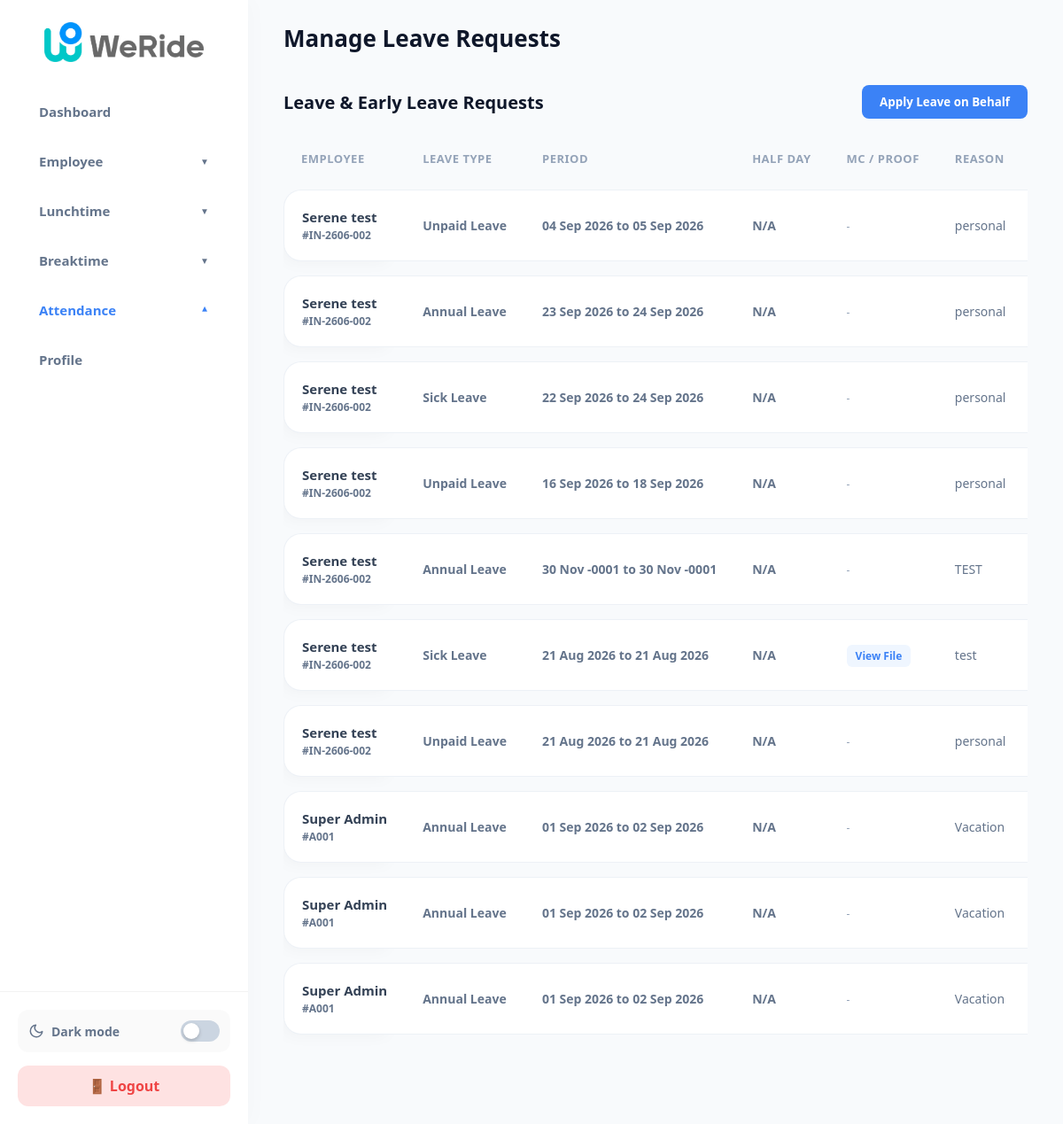
Page /manage_leave_requests.php (signed in) on the committed database.
### tables this page shows
CREATE TABLE `leave_requests` (
  `id` int(11) NOT NULL AUTO_INCREMENT,
  `emp_id` varchar(50) NOT NULL,
  `leave_type` varchar(50) NOT NULL,
  `start_date` date NOT NULL,
  `start_time` time DEFAULT NULL,
  `end_date` date NOT NULL,
  `end_time` time DEFAULT NULL,
  `reason` text DEFAULT NULL,
  `status` enum('pending','approved','rejected') DEFAULT 'pending',
  `application_date` date DEFAULT NULL,
  `created_at` timestamp NOT NULL DEFAULT current_timestamp(),
  `duration` varchar(50) DEFAULT '1 day',
  `mc_attachment` varchar(255) DEFAULT NULL,
  `reviewed_by` varchar(50) DEFAULT NULL,
  `reviewed_at` datetime DEFAULT NULL,
  `rejection_reason` text DEFAULT NULL,
  PRIMARY KEY (`id`),
  KEY `emp_id` (`emp_id`)
);

CREATE TABLE `employees` (
  `id` int(11) NOT NULL AUTO_INCREMENT,
  `emp_id` varchar(50) NOT NULL,
  `welabel_id` varchar(100) DEFAULT NULL,
  `name` varchar(100) NOT NULL,
  `password` varchar(255) DEFAULT NULL,
  `employment_type` varchar(50) NOT NULL,
  `role` varchar(50) DEFAULT 'employee',
  `lunch_window` varchar(50) DEFAULT '12:00-13:00',
  `created_at` timestamp NOT NULL DEFAULT current_timestamp(),
  `phone_number` varchar(20) DEFAULT NULL,
  `login_attempts` int(11) DEFAULT 0,
  `lockout_time` datetime DEFAULT NULL,
  `phone_verified` tinyint(1) DEFAULT 0,
  `phone_verification_code` varchar(10) DEFAULT NULL,
  `phone_verification_expiry` datetime DEFAULT NULL,
  `leave_status` varchar(50) DEFAULT 'active',
  `onboarding_date` date DEFAULT NULL,
  `annual_leave_quota` int(11) DEFAULT 14,
  `sick_leave_quota` int(11) DEFAULT 14,
  `unpaid_leave_quota` int(11) DEFAULT 30,
  `shift_start` time DEFAULT '09:00:00',
  `shift_end` time DEFAULT '18:00:00',
  `department` varchar(100) DEFAULT 'General',
  `annual_leave_balance` int(11) DEFAULT 14,
  `sick_leave_balance` int(11) DEFAULT 14,
  `shift_hour` varchar(20) DEFAULT '09:00-18:00',
  `group_leader_id` varchar(50) DEFAULT NULL,
  `casual_leave_balance` int(11) DEFAULT 7,
  PRIMARY KEY (`id`),
  UNIQUE KEY `emp_id` (`emp_id`),
  UNIQUE KEY `unique_emp_id` (`emp_id`),
  UNIQUE KEY `emp_id_2` (`emp_id`),
  UNIQUE KEY `emp_id_3` (`emp_id`)
);

### manage_leave_requests.php (the view, shortened to what this page needs)
<?php
include 'db_connect.php';
$leaves_sql = "
    SELECT l.*, e.name, e.employment_type
    FROM leave_requests l
    JOIN employees e ON l.emp_id = e.emp_id
    ORDER BY CASE WHEN l.status = 'pending' THEN 1 ELSE 2 END, l.created_at DESC
";
$leaves_result = mysqli_query($conn, $leaves_sql);
?>
<!DOCTYPE html>
<html lang="en">
<head>
    <link rel="stylesheet" href="assets/css/dark_mode.css?v=<?php echo time(); ?>">
    <link rel="stylesheet" href="assets/css/global_fixes.css?v=<?php echo time(); ?>">
</head>
<body class="<?php echo isset($_COOKIE['theme']) && $_COOKIE['theme'] === 'dark' ? 'dark-mode' : ''; ?>">
    <?php include 'sidebar.php'; ?>
    <main class="main-content">
        <header class="topbar">
            <div class="page-title">Manage Leave Requests</div>
        </header>
        <div class="content">
            <div style="display: flex; justify-content: space-between; align-items: center; margin-bottom: 10px; margin-top: 10px;">
                <h2 class="section-header" style="margin:0;">Leave & Early Leave Requests</h2>
                <button onclick="document.getElementById('forceActionModal').style.display='flex'" class="text-white" style="background: #3b82f6;  border: none; padding: 10px 20px; border-radius: 8px; font-weight: bold; cursor: pointer;">Apply Leave on Behalf</button>
            </div>
            <div class="table-container">
                <table>
                    <thead>
                        <tr>
                            <th>Employee</th>
                            <th>Leave Type</th>
                            <th>Period</th>
                            <th>Half Day</th>
                            <th>MC / Proof</th>
                            <th>Reason</th>
                            <th>Status</th>
                        </tr>
                    </thead>
                    <tbody>
                        <?php if ($leaves_result && mysqli_num_rows($leaves_result) > 0): ?>
                            <?php while ($row = mysqli_fetch_assoc($leaves_result)): ?>
                                <tr>
                                    <td><b style="font-size: 15px;"><?php echo htmlspecialchars($row['name']); ?></b><br><span style="font-weight: 600; font-size: 12px;" class="text-muted">#<?php echo htmlspecialchars($row['emp_id']); ?></span></td>
                                    <td><span style="font-weight:700;" class="text-muted"><?php echo htmlspecialchars($row['leave_type']); ?></span></td>
                                    <td style="font-weight: 600;" class="text-muted"><?php echo date('d M Y', strtotime($row['start_date'])); ?> to <?php echo date('d M Y', strtotime($row['end_date'])); ?></td>
                                    <td style="font-weight: 600;" class="text-muted"><?php echo htmlspecialchars($row['half_day_type'] ?? 'N/A'); ?></td>
                                    <td>
                                        <?php if (!empty($row['mc_attachment'])): ?>
                                            <a href="<?php echo htmlspecialchars($row['mc_attachment']); ?>" target="_blank" style="background: #eff6ff; color:#3b82f6; text-decoration:none; padding: 4px 10px; border-radius: 6px; font-size:12px; font-weight:700;">View File</a>
                                        <?php else: ?>
                                            <span style="color:#94a3b8; font-size:12px;">-</span>
                                        <?php endif; ?>
                                    </td>
                                    <td class="text-muted"><?php echo htmlspecialchars($row['reason']); ?></td>
                                    <td><span class="badge bg-<?php echo strtolower($row['status']); ?>"><?php echo strtoupper($row['status']); ?></span></td>
                                </tr>
                            <?php endwhile; ?>
                        <?php else: ?>
                            <tr><td colspan="8" class="text-slate-500" style="text-align:center;  padding:20px; font-weight: 600;">No leave requests found.</td></tr>
                        <?php endif; ?>
                    </tbody>
                </table>
            </div>
        </div>
    </main>
</body>
</html>

### assets/css/dark_mode.css (style rules this page uses)
:root { --bg-light: #eef2f6; --bg-dark: #0f172a; --sidebar-light: #fff; --sidebar-dark: #1e293b; --card-light: #ffffff; --card-dark: #1e293b; --text-main-light: #0f172a; --text-main-dark: #f8fafc; --text-muted-light: #64748b; --text-muted-dark: #94a3b8; --border-light: rgba(226,232,240,0.5); --border-dark: rgba(51,65,85,0.5); --table-hover-light: rgba(0,0,0,0.08); --table-hover-dark: rgba(0,0,0,0.3); --table-row-dark: #1e293b; }

### assets/css/global_fixes.css (style rules this page uses)
select, button, .btn, input[type="submit"], input[type="button"] { -webkit-appearance: none; -moz-appearance: none; appearance: none; }
body, .main-content, .table-container, .modal-box, .content, .sidebar { -webkit-overflow-scrolling: touch; }
* { -webkit-tap-highlight-color: transparent; }
body { -webkit-font-smoothing: antialiased; -moz-osx-font-smoothing: grayscale; }
button, .btn, a, summary { touch-action: manipulation; }
.text-muted { color: #64748b; }
.text-white { color: #ffffff; }

### manage_leave_requests.php (style rules this page uses)
* { margin: 0; padding: 0; box-sizing: border-box; font-family: 'Segoe UI', Tahoma, sans-serif; }
body { display: flex; height: 100vh; background-color: #f8fafc; color: #334155; }
.main-content { flex: 1; display: flex; flex-direction: column; overflow-y: auto; background-color: #f8fafc; }
.topbar { padding: 25px 40px; display: flex; justify-content: space-between; align-items: center; background-color: #f8fafc; }
.page-title { font-size: 26px; font-weight: 700; color: #0f172a; }
.content { padding: 0 40px 40px 40px; }
.section-header { font-size: 20px; color: #0f172a; font-weight: 700; margin-bottom: 10px; margin-top: 10px; }
.table-container { background: transparent; padding: 10px 0; margin-bottom: 30px; }
table { width: 100%; border-collapse: separate; border-spacing: 0 16px; text-align: left; font-size: 14px; }
th { padding: 0 20px 10px 20px; color: #94a3b8; font-weight: 600; font-size: 13px; text-transform: uppercase; letter-spacing: 0.5px; }
td { padding: 20px; background: #ffffff; border-top: 1px solid rgba(226,232,240,0.6); border-bottom: 1px solid rgba(226,232,240,0.6); }
td:first-child { border-radius: 20px 0 0 20px; border-left: 1px solid rgba(226,232,240,0.6); box-shadow: -10px 10px 20px -10px rgba(0,0,0,0.04); }

### sidebar.php (style rules this page uses)
body { overflow-x: hidden !important; width: 100vw !important; }
.main-content { min-width: 0 !important; overflow-x: hidden !important; }
.table-container { overflow-x: auto; -webkit-overflow-scrolling: touch; width: 100%; padding-bottom: 15px; }
table { min-width: 700px; }
td, th, .badge { white-space: nowrap; }

### rows in the picture
leave_requests: employees.name "Serene test", emp "IN-2606-002", leave_type "Unpaid Leave", start_date "04 Sep 2026", end_date "05 Sep 2026", half_day_type "N/A", reason "personal"
leave_requests: employees.name "Serene test", emp "IN-2606-002", leave_type "Annual Leave", start_date "23 Sep 2026", end_date "24 Sep 2026", half_day_type "N/A", reason "personal"
leave_requests: employees.name "Serene test", emp "IN-2606-002", leave_type "Sick Leave", start_date "22 Sep 2026", end_date "24 Sep 2026", half_day_type "N/A", reason "personal"
leave_requests: employees.name "Serene test", emp "IN-2606-002", leave_type "Unpaid Leave", start_date "16 Sep 2026", end_date "18 Sep 2026", half_day_type "N/A", reason "personal"
leave_requests: employees.name "Serene test", emp "IN-2606-002", leave_type "Annual Leave", start_date "30 Nov -0001", end_date "30 Nov -0001", half_day_type "N/A", reason "TEST"
leave_requests: employees.name "Serene test", emp "IN-2606-002", leave_type "Sick Leave", start_date "21 Aug 2026", end_date "21 Aug 2026", half_day_type "N/A", reason "test"
leave_requests: employees.name "Serene test", emp "IN-2606-002", leave_type "Unpaid Leave", start_date "21 Aug 2026", end_date "21 Aug 2026", half_day_type "N/A", reason "personal"
leave_requests: employees.name "Super Admin", emp "A001", leave_type "Annual Leave", start_date "01 Sep 2026", end_date "02 Sep 2026", half_day_type "N/A", reason "Vacation"
leave_requests: employees.name "Super Admin", emp "A001", leave_type "Annual Leave", start_date "01 Sep 2026", end_date "02 Sep 2026", half_day_type "N/A", reason "Vacation"
leave_requests: employees.name "Super Admin", emp "A001", leave_type "Annual Leave", start_date "01 Sep 2026", end_date "02 Sep 2026", half_day_type "N/A", reason "Vacation"
